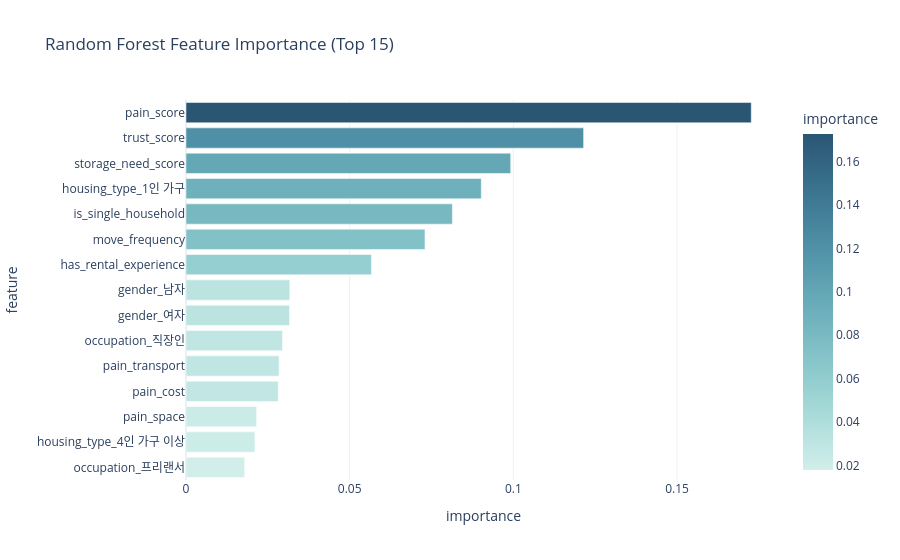

Notebook cell for this chart:
### Markdown cell above
## 6. Feature Importance & 계수 해석

### Code cell
feat_names = get_feature_names(rf_pipe, cat_cols, num_cols)
imp_df = pd.DataFrame({
    "feature": feat_names,
    "importance": rf_pipe.named_steps["model"].feature_importances_,
}).sort_values("importance", ascending=False).head(15)

fig = px.bar(
    imp_df.sort_values("importance"), x="importance", y="feature", orientation="h",
    title="Random Forest Feature Importance (Top 15)",
    template=PLOTLY_TEMPLATE, color="importance", color_continuous_scale="Teal",
)
fig.show()

### Figure 1 — Plotly figure (JSON) as saved in the notebook; plotly's stock layout.template omitted (floating-point values rounded to 4 significant figures)
{"data": [{"hovertemplate": "importance=%{marker.color}<br>feature=%{y}<extra></extra>", "legendgroup": "", "marker": {"color": [0.01792, 0.02105, 0.02158, 0.02819, 0.02846, 0.02945, 0.03163, 0.03171, 0.05667, 0.073, 0.08137, 0.0902, 0.09919, 0.1215, 0.1727], "coloraxis": "coloraxis", "pattern": {"shape": ""}}, "name": "", "orientation": "h", "showlegend": false, "textposition": "auto", "type": "bar", "x": [0.01792, 0.02105, 0.02158, 0.02819, 0.02846, 0.02945, 0.03163, 0.03171, 0.05667, 0.073, 0.08137, 0.0902, 0.09919, 0.1215, 0.1727], "xaxis": "x", "y": ["occupation_프리랜서", "housing_type_4인 가구 이상", "pain_space", "pain_cost", "pain_transport", "occupation_직장인", "gender_여자", "gender_남자", "has_rental_experience", "move_frequency", "is_single_household", "housing_type_1인 가구", "storage_need_score", "trust_score", "pain_score"], "yaxis": "y"}], "layout": {"barmode": "relative", "coloraxis": {"colorbar": {"title": {"text": "importance"}}, "colorscale": [[0, "rgb(209, 238, 234)"], [0.1667, "rgb(168, 219, 217)"], [0.3333, "rgb(133, 196, 201)"], [0.5, "rgb(104, 171, 184)"], [0.6667, "rgb(79, 144, 166)"], [0.8333, "rgb(59, 115, 143)"], [1, "rgb(42, 86, 116)"]]}, "legend": {"tracegroupgap": 0}, "title": {"text": "Random Forest Feature Importance (Top 15)"}, "xaxis": {"anchor": "y", "domain": [0, 1], "title": {"text": "importance"}}, "yaxis": {"anchor": "x", "domain": [0, 1], "title": {"text": "feature"}}}}
